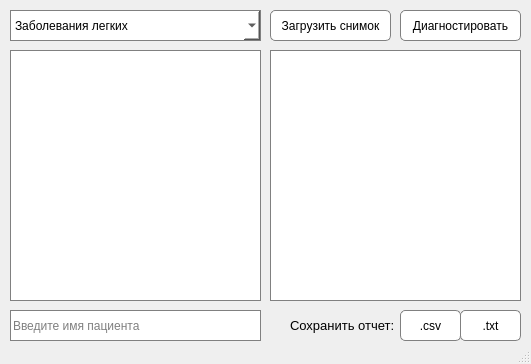
<?xml version="1.0" encoding="UTF-8"?>
<ui version="4.0">
 <class>Classificator</class>
 <widget class="QMainWindow" name="Classificator">
  <property name="geometry">
   <rect>
    <x>0</x>
    <y>0</y>
    <width>531</width>
    <height>364</height>
   </rect>
  </property>
  <property name="minimumSize">
   <size>
    <width>531</width>
    <height>361</height>
   </size>
  </property>
  <property name="maximumSize">
   <size>
    <width>531</width>
    <height>364</height>
   </size>
  </property>
  <property name="windowTitle">
   <string>MainWindow</string>
  </property>
  <widget class="QWidget" name="centralwidget">
   <property name="autoFillBackground">
    <bool>false</bool>
   </property>
   <property name="styleSheet">
    <string notr="true">color: rgb(0, 0, 0);</string>
   </property>
   <widget class="QLineEdit" name="lineName">
    <property name="geometry">
     <rect>
      <x>10</x>
      <y>310</y>
      <width>251</width>
      <height>31</height>
     </rect>
    </property>
    <property name="styleSheet">
     <string notr="true">QLineEdit {
	border: 1px solid grey;
	background-color: rgb(255, 255, 255);
}

QLineEdit:focus {
	border: 1px solid black;
}</string>
    </property>
    <property name="text">
     <string/>
    </property>
    <property name="placeholderText">
     <string>Введите имя пациента</string>
    </property>
   </widget>
   <widget class="QPushButton" name="btnSaveTXT">
    <property name="geometry">
     <rect>
      <x>460</x>
      <y>310</y>
      <width>61</width>
      <height>31</height>
     </rect>
    </property>
    <property name="styleSheet">
     <string notr="true">QPushButton {
	border: 1px solid grey;
	background-color: rgb(255, 255, 255);
	border-radius: 5px;
}

QPushButton:hover {
	border: 1px solid black;
	background-color: rgb(240, 240, 240);
}

QPushButton:pressed {
	border: 1px solid black;
	background-color: rgb(230, 230, 230);
}</string>
    </property>
    <property name="text">
     <string>.txt</string>
    </property>
   </widget>
   <widget class="QPushButton" name="btnStart">
    <property name="geometry">
     <rect>
      <x>400</x>
      <y>10</y>
      <width>121</width>
      <height>31</height>
     </rect>
    </property>
    <property name="styleSheet">
     <string notr="true">QPushButton {
	border: 1px solid grey;
	background-color: rgb(255, 255, 255);
	border-radius: 5px;
}

QPushButton:hover {
	border: 1px solid black;
	background-color: rgb(240, 240, 240);
}

QPushButton:pressed {
	border: 1px solid black;
	background-color: rgb(230, 230, 230);
}</string>
    </property>
    <property name="text">
     <string>Диагностировать</string>
    </property>
   </widget>
   <widget class="QComboBox" name="comboBox">
    <property name="geometry">
     <rect>
      <x>10</x>
      <y>10</y>
      <width>251</width>
      <height>31</height>
     </rect>
    </property>
    <property name="styleSheet">
     <string notr="true">
	border: 1px solid grey;
	background-color: rgb(255, 255, 255);
</string>
    </property>
    <item>
     <property name="text">
      <string>Заболевания легких</string>
     </property>
    </item>
    <item>
     <property name="text">
      <string>Заболевания кожи</string>
     </property>
    </item>
    <item>
     <property name="text">
      <string>Заболевания крови</string>
     </property>
    </item>
   </widget>
   <widget class="QPushButton" name="btnDownload">
    <property name="geometry">
     <rect>
      <x>270</x>
      <y>10</y>
      <width>121</width>
      <height>31</height>
     </rect>
    </property>
    <property name="mouseTracking">
     <bool>false</bool>
    </property>
    <property name="autoFillBackground">
     <bool>false</bool>
    </property>
    <property name="styleSheet">
     <string notr="true">QPushButton {
	border: 1px solid grey;
	background-color: rgb(255, 255, 255);
	border-radius: 5px;
}

QPushButton:hover {
	border: 1px solid black;
	background-color: rgb(240, 240, 240);
}

QPushButton:pressed {
	border: 1px solid black;
	background-color: rgb(230, 230, 230);
}</string>
    </property>
    <property name="text">
     <string>Загрузить снимок</string>
    </property>
    <property name="checkable">
     <bool>false</bool>
    </property>
   </widget>
   <widget class="QListWidget" name="textWidget">
    <property name="geometry">
     <rect>
      <x>270</x>
      <y>50</y>
      <width>251</width>
      <height>251</height>
     </rect>
    </property>
    <property name="font">
     <font>
      <family>MS Shell Dlg 2</family>
      <pointsize>10</pointsize>
     </font>
    </property>
    <property name="focusPolicy">
     <enum>Qt::WheelFocus</enum>
    </property>
    <property name="styleSheet">
     <string notr="true">border: 1px solid grey;
background-color: rgb(255, 255, 255);</string>
    </property>
   </widget>
   <widget class="QLabel" name="imageLabel">
    <property name="geometry">
     <rect>
      <x>10</x>
      <y>50</y>
      <width>251</width>
      <height>251</height>
     </rect>
    </property>
    <property name="acceptDrops">
     <bool>false</bool>
    </property>
    <property name="styleSheet">
     <string notr="true">background-color: rgb(255, 255, 255);
border: 1px solid grey;</string>
    </property>
    <property name="text">
     <string/>
    </property>
    <property name="alignment">
     <set>Qt::AlignCenter</set>
    </property>
   </widget>
   <widget class="QPushButton" name="btnSaveCSV">
    <property name="geometry">
     <rect>
      <x>400</x>
      <y>310</y>
      <width>61</width>
      <height>31</height>
     </rect>
    </property>
    <property name="styleSheet">
     <string notr="true">QPushButton {
	border: 1px solid grey;
	background-color: rgb(255, 255, 255);
	border-radius: 5px;
}

QPushButton:hover {
	border: 1px solid black;
	background-color: rgb(240, 240, 240);
}

QPushButton:pressed {
	border: 1px solid black;
	background-color: rgb(230, 230, 230);
}</string>
    </property>
    <property name="text">
     <string>.csv</string>
    </property>
   </widget>
   <widget class="QLabel" name="label">
    <property name="geometry">
     <rect>
      <x>290</x>
      <y>310</y>
      <width>111</width>
      <height>31</height>
     </rect>
    </property>
    <property name="font">
     <font>
      <pointsize>10</pointsize>
     </font>
    </property>
    <property name="text">
     <string>Сохранить отчет:</string>
    </property>
   </widget>
  </widget>
  <widget class="QStatusBar" name="statusBar">
   <property name="statusTip">
    <string/>
   </property>
   <property name="styleSheet">
    <string notr="true"/>
   </property>
  </widget>
 </widget>
 <resources/>
 <connections/>
</ui>
